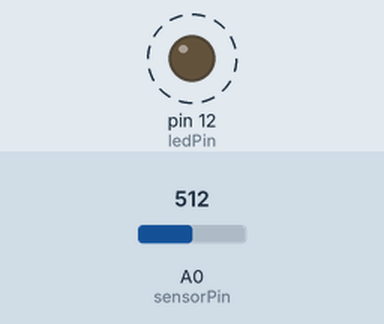
Simulated run of this sketch. Board: Arduino Uno, built with avr-gcc and run on an emulated ATmega328P. Shown: output pins drawn as LEDs (lit = HIGH). Dashed ring = blinking. The inputs (shaded band) are chosen by the test bench; at power-on: A0 (sensorPin) = 512.

Above: at 1.8 s.
1.9 s: A0 (sensorPin) set to 0
At 2.9 s:
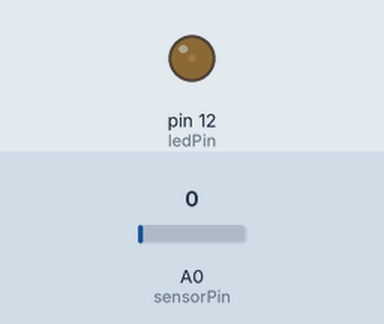
3.6 s: A0 (sensorPin) set to 122
At 3.9 s:
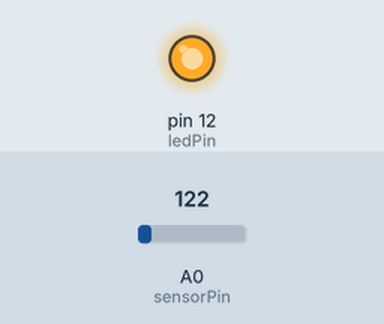
Timing chart, 0 to 13.1 s (numbered marks = the images above; inputs shaded):
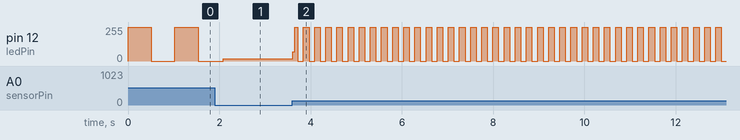

The sketch:

SIK_Sketch_02.ino
```cpp
int ledPin = 12;
int sensorPin = 0;
void setup() {
  // put your setup code here, to run once:
  pinMode(ledPin,OUTPUT);

}

void loop() {
  // put your main code here, to run repeatedly:
  int sensorValue = analogRead(sensorPin);
  digitalWrite(ledPin,HIGH);
  delay(sensorValue);
  digitalWrite(ledPin,LOW);
  delay(sensorValue);


}
```

Measured:
- after the input at 3.6 s, pin 12 (ledPin): 16/255 → 68/255 at once, then moves between 0/255 and 255/255, repeating every 0.24 s
- by itself, pin 12 (ledPin): alternates 255/255 for 0.51 s and 0/255 for 0.51 s
